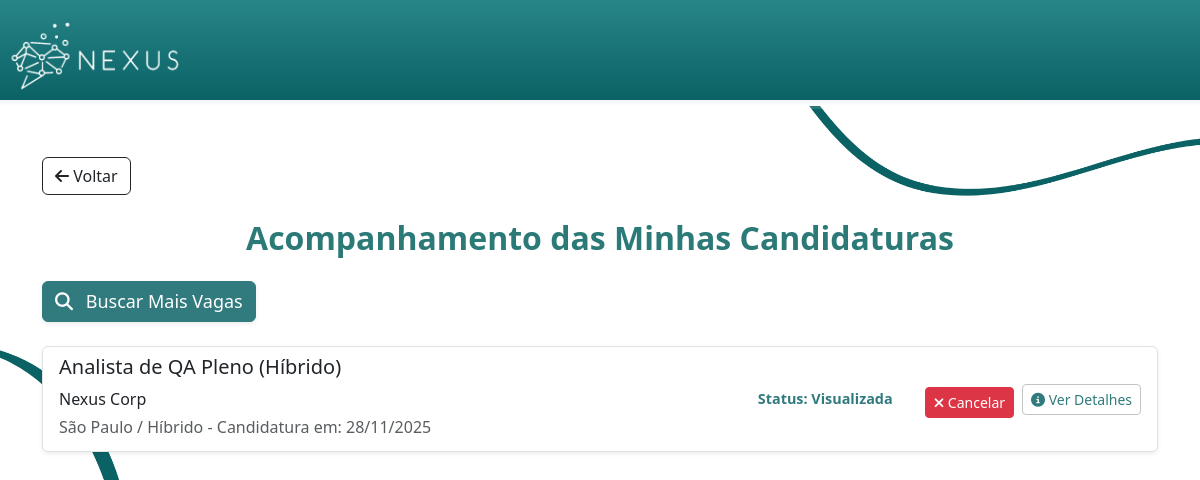
The page /minhas-candidaturas (signed in) on the database its author committed.
### models.py (models this page shows, shortened)
class Vaga(db.Model):
    __tablename__ = 'vagas'
    id = db.Column(db.Integer, primary_key=True)
    empresa_id = db.Column(db.Integer, db.ForeignKey('empresas.id'), nullable=False)
    titulo = db.Column(db.String(150), nullable=False)
    descricao = db.Column(db.Text, nullable=False)
    requisitos = db.Column(db.Text)
    local = db.Column(db.String(150))
    salario = db.Column(db.Numeric(10,2))

class Empresa(db.Model):
    __tablename__ = 'empresas'
    id = db.Column(db.Integer, primary_key=True)
    usuario_id = db.Column(db.Integer, db.ForeignKey('usuarios.id'), unique=True, nullable=False)
    nome_empresa = db.Column(db.String(150), nullable=False)
    endereco = db.Column(db.String(200))
    cidade = db.Column(db.String(100))
    estado = db.Column(db.String(100))
    cep = db.Column(db.String(15))
    descricao = db.Column(db.Text)
    site = db.Column(db.String(200))
    cnpj = db.Column(db.String(50), unique=True)
    usuario = db.relationship('Usuario', backref=db.backref('empresa', uselist=False))
    vagas = db.relationship('Vaga', backref='empresa', lazy='dynamic')

class Candidatura(db.Model):
    __tablename__ = 'candidaturas'
    id = db.Column(db.Integer, primary_key=True)
    profissional_id = db.Column(db.Integer, db.ForeignKey('profissionais.id'), nullable=False)
    vaga_id = db.Column(db.Integer, db.ForeignKey('vagas.id'), nullable=False)
    data_candidatura = db.Column(db.DateTime, default=db.func.current_timestamp())
    status = db.Column(db.String(50), default='Pendente', nullable=False) # Ex: Pendente, Visualizada, Aceita, Rejeitada
    profissional = db.relationship('Profissional', backref='candidaturas')
    vaga = db.relationship('Vaga', backref='candidaturas')

### app.py (the view)
@app.route('/minhas-candidaturas')
def minhas_candidaturas():
    if session.get('tipo_conta') != 'profissional':
        return redirect(url_for('index'))
    profissional = Profissional.query.filter_by(usuario_id=session['usuario_id']).first()
    if not profissional:
        return redirect(url_for('index'))
    candidaturas = Candidatura.query.filter(
        Candidatura.profissional_id == profissional.id
    ).order_by(Candidatura.data_candidatura.desc()).all()
    candidaturas_data = []
    for c in candidaturas:
        vaga = Vaga.query.get(c.vaga_id)
        if vaga:
            candidaturas_data.append({
                'vaga': vaga,
                'status': c.status,
                'data_candidatura': c.data_candidatura
            })
    return render_template(
        'VagasCandidatos.html',
        candidaturas=candidaturas_data,
        tipo_conta='profissional',
        titulo_secao="Minhas Candidaturas"
    )

### app.py (called while the page is built)
@app.after_request
def add_security_headers(response):
    return response

### templates/VagasCandidatos.html (shortened to what this page needs)
<html>
<head>
    <link rel="stylesheet" href="https://cdnjs.cloudflare.com/ajax/libs/font-awesome/6.5.1/css/all.min.css"
 />
    <link href="{{ url_for('static', filename='Estilo.css') }}" rel="stylesheet">
    <link href="https://cdn.jsdelivr.net/npm/bootstrap@5.3.3/dist/css/bootstrap.min.css" rel="stylesheet">
    {% macro get_status_color(status) %}
        {% if status == 'Aprovado' %}success
        {% elif status == 'Em Entrevista' %}info
        {% elif status == 'Rejeitado' %}danger
        {% elif status == 'Visualizada' %}primary
        {% else %}secondary
        {% endif %}
    {% endmacro %}
</head>
<body id="corpoInicio2">
    <header id="cabecalhoIndex">
        <a href="{{ url_for('index') }}">
            <img id="logoheader" src="{{ url_for('static', filename='images/logo-branco.png') }}" alt="Logo Nexus">
        </a>
    </header>
    <div id="degradeCabecalhoIndex2"></div>
    <main class="container my-5">
        <a href="javascript:history.back()" class="btn btn-outline-dark mb-4">
            <i class="fa-solid fa-arrow-left"></i> Voltar
        </a>
        <h1 class="titulo-pagina text-center mb-4">Acompanhamento das Minhas Candidaturas</h1>
        <a href="{{ url_for('index') }}" class="btn btn-primary mb-4 shadow-sm" id="botaoPublicar">
            <i class="fa-solid fa-search me-2"></i> Buscar Mais Vagas
        </a>
        <div class="list-group">
            {% for item in candidaturas %}
            {% set vaga = item.vaga %}
            {% set status = item.status %}
            <div class="list-group-item list-group-item-action d-flex flex-column flex-md-row justify-content-between align-items-md-center mb-2 rounded-lg shadow-sm">
                <div class="mb-2 mb-md-0">
                    <h5>{{ vaga.titulo }}</h5>
                    <p class="mb-1 text-dark">{{ vaga.empresa.nome_empresa }}</p>
                    <p class="mb-1 text-muted">{{ vaga.local }} - Candidatura em: {{
                        item.data_candidatura.strftime('%d/%m/%Y') if item.data_candidatura else 'N/A' }}</p>
                </div>
                <div class="text-start text-md-end d-flex flex-column flex-md-row gap-2 align-items-center">
                    <span class="badge rounded-pill bg-{{ get_status_color(item.status) }} p-3 me-md-2" id="spanStatus">
                     Status: {{ item.status }}
                    </span>
                <form action="{{ url_for('cancelar_candidatura', vaga_id=item.vaga.id) }}" method="POST" onsubmit="return confirm('Tem certeza que deseja cancelar sua candidatura para {{ item.vaga.titulo }}?');">
                  <button type="submit" class="btn btn-danger btn-sm" style="margin-top: 25%;">
                    <i class="fa-solid fa-xmark"></i> Cancelar
                  </button>
                </form>
            <a href="{{ url_for('detalhe', tipo='vaga', id=item.vaga.id) }}" class="btn btn-info btn-sm" id="botaoDetalhesVaga">
            <i class="fa-solid fa-circle-info"></i> Ver Detalhes
            </a>
            </div>
        </div>
            {% endfor %}
        </div>
    </main>
</body>
</html>

### static/Estilo.css (style rules this page uses)
#corpoInicio2 { background-color: white; background-image: url(../static/images/ELEMENTO2.png); background-size: 100%; background-repeat: no-repeat; background-position: center; }
#logoheader { width: auto; max-width: 100%; height: auto; max-height: 100px; margin: 0; }
#cabecalhoIndex { background-color: #268a8d; color: white; font-family: Cambria, Cochin, Georgia, Times, 'Times New Roman', serif; width: 100%; border-bottom: 6px solid transparent; background-image: linear-gradient(#278588, #0B6265), linear-gradient(to bottom, #0B6265, #ffffff); background-origin: padding-box, border-box; background-clip: padding-box, border-box; }
.titulo-pagina { font-weight: 700; color: #2b7a78; margin-bottom: 50px; }
#degradeCabecalhoIndex2 { background: linear-gradient(to right, transparent, rgba(255, 255, 255, 0.2)); height: 3px; }
.titulo-pagina { font-weight: 700; color: #2b7a78; margin-bottom: 1rem; font-size: 2rem; }
.titulo-pagina { font-weight: 700; font-size: 2rem; color: #2b7a78; }
#botaoPublicar { color: white; background-color: #317a7e; border-color: #317a7e; font-size: large; text-align: center; }
#botaoDetalhesVaga { background-color: white; color: #317a7e; border-color: #c4c4c4; position: relative; }
#spanStatus { font-size: 0.9em; color: #317a7e; }

### rows shown on the page
Candidatura: data_candidatura "28/11/2025", status "Visualizada"
Vaga: titulo "Analista de QA Pleno (Híbrido)", local "São Paulo / Híbrido"
Empresa: empresa.nome_empresa "Nexus Corp"
